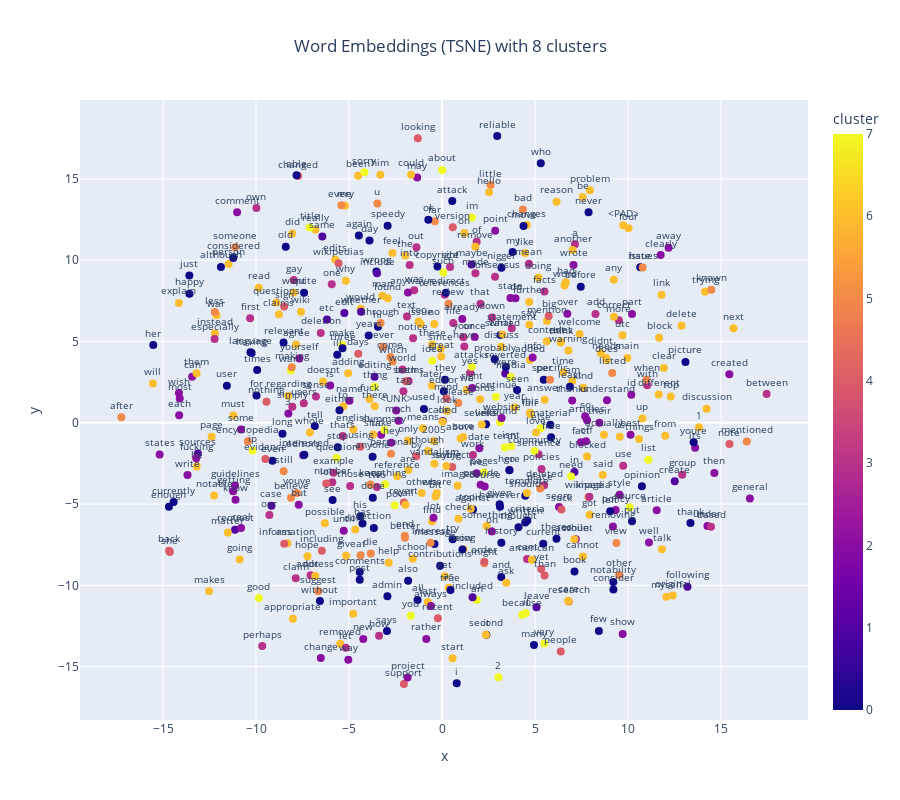
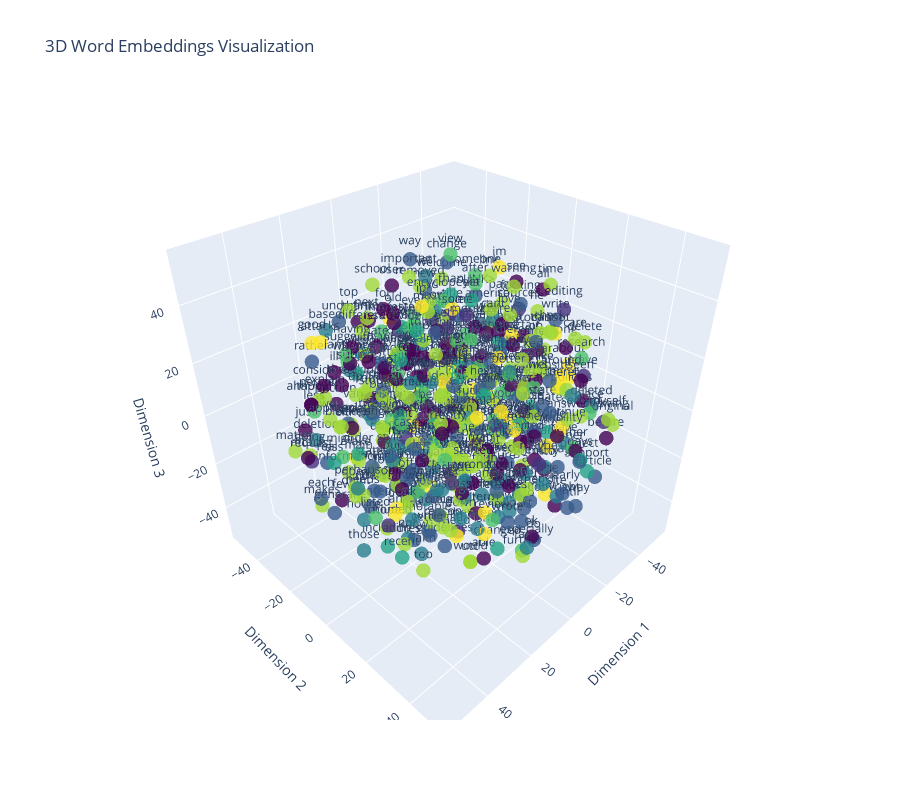

The notebook cell saved with these charts, in order:
### Code cell
import torch
import numpy as np
from sklearn.manifold import TSNE
from sklearn.cluster import KMeans
import plotly.express as px
import plotly.graph_objects as go
import pandas as pd

class WordEmbeddingVisualizer:
    """
    Creates interactive visualizations of word embeddings in latent space
    with clustering and dynamic exploration capabilities.
    """
    def __init__(self, model, preprocessor):
        self.model = model
        self.preprocessor = preprocessor
        self.device = next(model.parameters()).device
        self.embeddings = None
        self.words = None
        
    def extract_embeddings(self, n_words=1000):
        """Extract embeddings from the model for visualization"""
        # Get most common words
        words = list(self.preprocessor.word2idx.keys())[:n_words]
        word_indices = [self.preprocessor.word2idx[word] for word in words]
        
        # Convert to tensor and get embeddings
        indices_tensor = torch.tensor(word_indices).to(self.device)
        with torch.no_grad():
            embeddings = self.model.embedding(indices_tensor).cpu().numpy()
            
        self.embeddings = embeddings
        self.words = words
        return embeddings, words
    
    def reduce_dimensions(self, method='tsne', n_components=2):
        """Reduce embedding dimensions for visualization"""
        if self.embeddings is None:
            self.extract_embeddings()
            
        if method.lower() == 'tsne':
            reducer = TSNE(n_components=n_components, 
                         random_state=42,
                         perplexity=min(30, len(self.embeddings)-1))
            reduced_embeddings = reducer.fit_transform(self.embeddings)
        else:
            try:
                from umap.umap_ import UMAP
                reducer = UMAP(n_components=n_components, random_state=42)
                reduced_embeddings = reducer.fit_transform(self.embeddings)
            except ImportError:
                print("UMAP not available. Falling back to t-SNE...")
                reducer = TSNE(n_components=n_components, 
                             random_state=42,
                             perplexity=min(30, len(self.embeddings)-1))
                reduced_embeddings = reducer.fit_transform(self.embeddings)
                
        return reduced_embeddings
    
    def cluster_words(self, n_clusters=5):
        """Cluster words based on their embeddings"""
        if self.embeddings is None:
            self.extract_embeddings()
            
        kmeans = KMeans(n_clusters=min(n_clusters, len(self.embeddings)), 
                       random_state=42)
        clusters = kmeans.fit_predict(self.embeddings)
        return clusters
    
    def create_interactive_plot(self, reduction_method='tsne', n_clusters=5):
        """Create an interactive plot of word embeddings"""
        # Reduce dimensions
        reduced_embeddings = self.reduce_dimensions(method=reduction_method)
        
        # Get clusters
        clusters = self.cluster_words(n_clusters=n_clusters)
        
        # Create DataFrame for plotting
        df = pd.DataFrame({
            'x': reduced_embeddings[:, 0],
            'y': reduced_embeddings[:, 1],
            'word': self.words,
            'cluster': clusters
        })
        
        # Create interactive plot
        fig = px.scatter(
            df,
            x='x',
            y='y',
            color='cluster',
            hover_data=['word'],
            text='word',
            title=f'Word Embeddings ({reduction_method.upper()}) with {n_clusters} clusters'
        )
        
        # Update layout
        fig.update_traces(
            textposition='top center',
            marker=dict(size=8),
            textfont=dict(size=10)
        )
        fig.update_layout(
            height=800,
            showlegend=True,
            title_x=0.5,
            title_y=0.95
        )
        
        return fig
    
    def create_3d_plot(self, n_clusters=5):
        """Create 3D interactive plot of word embeddings"""
        # Get 3D embeddings using t-SNE
        reduced_embeddings = self.reduce_dimensions(method='tsne', n_components=3)
        clusters = self.cluster_words(n_clusters=n_clusters)
        
        # Create DataFrame
        df = pd.DataFrame({
            'x': reduced_embeddings[:, 0],
            'y': reduced_embeddings[:, 1],
            'z': reduced_embeddings[:, 2],
            'word': self.words,
            'cluster': clusters
        })
        
        # Create 3D scatter plot
        fig = go.Figure(data=[go.Scatter3d(
            x=df['x'],
            y=df['y'],
            z=df['z'],
            mode='markers+text',
            text=df['word'],
            hoverinfo='text',
            marker=dict(
                size=5,
                color=df['cluster'],
                colorscale='Viridis',
                opacity=0.8
            ),
            textposition='top center'
        )])
        
        # Update layout
        fig.update_layout(
            title=dict(
                text='3D Word Embeddings Visualization',
                y=0.95
            ),
            scene=dict(
                xaxis_title='Dimension 1',
                yaxis_title='Dimension 2',
                zaxis_title='Dimension 3'
            ),
            height=800
        )
        
        return fig
    
    def find_similar_words(self, word, n=5):
        """Find most similar words based on embedding distance"""
        if word not in self.words:
            return []
            
        word_idx = self.words.index(word)
        word_embedding = self.embeddings[word_idx]
        
        # Calculate distances
        distances = np.linalg.norm(self.embeddings - word_embedding, axis=1)
        closest_indices = np.argsort(distances)[1:n+1]  # Exclude the word itself
        
        similar_words = [(self.words[idx], distances[idx]) for idx in closest_indices]
        return similar_words

def visualize_embeddings(model, preprocessor, n_words=500, n_clusters=8):
    """
    Creates both 2D and 3D visualizations of word embeddings
    
    Parameters:
    - model: trained model with embedding layer
    - preprocessor: text preprocessor with vocabulary
    - n_words: number of words to visualize
    - n_clusters: number of clusters for visualization
    
    Returns:
    - fig_2d: 2D interactive plot
    - fig_3d: 3D interactive plot
    - visualizer: WordEmbeddingVisualizer instance
    """
    visualizer = WordEmbeddingVisualizer(model, preprocessor)
    
    # Extract embeddings
    print("Extracting embeddings...")
    visualizer.extract_embeddings(n_words=n_words)
    
    # Create 2D visualization
    print("Creating 2D visualization...")
    fig_2d = visualizer.create_interactive_plot(reduction_method='tsne', 
                                              n_clusters=n_clusters)
    
    # Create 3D visualization
    print("Creating 3D visualization...")
    fig_3d = visualizer.create_3d_plot(n_clusters=n_clusters)
    
    # Find similar words example
    sample_word = visualizer.words[0]
    similar_words = visualizer.find_similar_words(sample_word, n=5)
    print(f"\nWords most similar to '{sample_word}':")
    for word, distance in similar_words:
        print(f"{word}: {distance:.3f}")
    
    return fig_2d, fig_3d, visualizer

if __name__ == "__main__":
    # Example usage
    # Assuming you have your trained model and preprocessor
    fig_2d, fig_3d, visualizer = visualize_embeddings(model, preprocessor)
    
    # Display the plots
    fig_2d.show()
    fig_3d.show()

### Figure 1 — Plotly figure (JSON) as saved in the notebook; plotly's stock layout.template omitted (floating-point values rounded to 4 significant figures; data arrays with more than 128 entries replaced by an {"elided": "..."} marker saying what was removed)
{"data": [{"customdata": {"elided": "500x1 str values"}, "hovertemplate": "x=%{x}<br>y=%{y}<br>word=%{customdata[0]}<br>cluster=%{marker.color}<extra></extra>", "legendgroup": "", "marker": {"color": {"elided": "500 int values"}, "coloraxis": "coloraxis", "size": 8, "symbol": "circle"}, "mode": "markers+text", "name": "", "orientation": "v", "showlegend": false, "text": {"elided": "500 str values"}, "textfont": {"size": 10}, "textposition": "top center", "type": "scatter", "x": {"elided": "500 float values"}, "xaxis": "x", "y": {"elided": "500 float values"}, "yaxis": "y"}], "layout": {"coloraxis": {"colorbar": {"title": {"text": "cluster"}}, "colorscale": [[0, "#0d0887"], [0.1111, "#46039f"], [0.2222, "#7201a8"], [0.3333, "#9c179e"], [0.4444, "#bd3786"], [0.5556, "#d8576b"], [0.6667, "#ed7953"], [0.7778, "#fb9f3a"], [0.8889, "#fdca26"], [1, "#f0f921"]]}, "height": 800, "legend": {"tracegroupgap": 0}, "showlegend": true, "title": {"text": "Word Embeddings (TSNE) with 8 clusters", "x": 0.5, "y": 0.95}, "xaxis": {"anchor": "y", "domain": [0, 1], "title": {"text": "x"}}, "yaxis": {"anchor": "x", "domain": [0, 1], "title": {"text": "y"}}}}

### Figure 2 — Plotly figure (JSON) as saved in the notebook; plotly's stock layout.template omitted (floating-point values rounded to 4 significant figures; data arrays with more than 128 entries replaced by an {"elided": "..."} marker saying what was removed)
{"data": [{"hoverinfo": "text", "marker": {"color": {"elided": "500 int values"}, "colorscale": [[0, "#440154"], [0.1111, "#482878"], [0.2222, "#3e4989"], [0.3333, "#31688e"], [0.4444, "#26828e"], [0.5556, "#1f9e89"], [0.6667, "#35b779"], [0.7778, "#6ece58"], [0.8889, "#b5de2b"], [1, "#fde725"]], "opacity": 0.8, "size": 5}, "mode": "markers+text", "text": {"elided": "500 str values"}, "textposition": "top center", "type": "scatter3d", "x": {"elided": "500 float values"}, "y": {"elided": "500 float values"}, "z": {"elided": "500 float values"}}], "layout": {"height": 800, "scene": {"xaxis": {"title": {"text": "Dimension 1"}}, "yaxis": {"title": {"text": "Dimension 2"}}, "zaxis": {"title": {"text": "Dimension 3"}}}, "title": {"text": "3D Word Embeddings Visualization", "y": 0.95}}}
